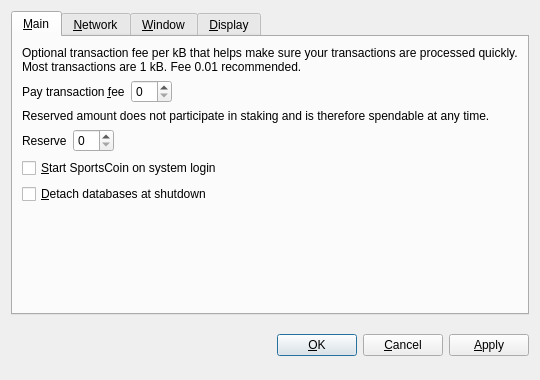
<?xml version="1.0" encoding="UTF-8"?>
<ui version="4.0">
 <class>OptionsDialog</class>
 <widget class="QDialog" name="OptionsDialog">
  <property name="geometry">
   <rect>
    <x>0</x>
    <y>0</y>
    <width>540</width>
    <height>380</height>
   </rect>
  </property>
  <property name="windowTitle">
   <string>Options</string>
  </property>
  <property name="styleSheet">
   <string notr="true">background-image: url(:/images/gr);</string>
  </property>
  <property name="modal">
   <bool>true</bool>
  </property>
  <layout class="QVBoxLayout" name="verticalLayout">
   <item>
    <widget class="QTabWidget" name="tabWidget">
     <property name="tabPosition">
      <enum>QTabWidget::North</enum>
     </property>
     <property name="currentIndex">
      <number>0</number>
     </property>
     <widget class="QWidget" name="tabMain">
      <attribute name="title">
       <string>&amp;Main</string>
      </attribute>
      <layout class="QVBoxLayout" name="verticalLayout_Main">
       <item>
        <widget class="QLabel" name="transactionFeeInfoLabel">
         <property name="text">
          <string>Optional transaction fee per kB that helps make sure your transactions are processed quickly. Most transactions are 1 kB. Fee 0.01 recommended.</string>
         </property>
         <property name="textFormat">
          <enum>Qt::PlainText</enum>
         </property>
         <property name="wordWrap">
          <bool>true</bool>
         </property>
        </widget>
       </item>
       <item>
        <layout class="QHBoxLayout" name="horizontalLayoutFee">
         <item>
          <widget class="QLabel" name="transactionFeeLabel">
           <property name="text">
            <string>Pay transaction &amp;fee</string>
           </property>
           <property name="textFormat">
            <enum>Qt::PlainText</enum>
           </property>
           <property name="buddy">
            <cstring>transactionFee</cstring>
           </property>
          </widget>
         </item>
         <item>
          <widget class="BitcoinAmountField" name="transactionFee"/>
         </item>
         <item>
          <spacer name="horizontalSpacerFee">
           <property name="orientation">
            <enum>Qt::Horizontal</enum>
           </property>
           <property name="sizeHint" stdset="0">
            <size>
             <width>40</width>
             <height>20</height>
            </size>
           </property>
          </spacer>
         </item>
        </layout>
       </item>
       <item>
        <widget class="QLabel" name="reserveBalanceInfoLabel">
         <property name="text">
          <string>Reserved amount does not participate in staking and is therefore spendable at any time.</string>
         </property>
         <property name="textFormat">
          <enum>Qt::PlainText</enum>
         </property>
         <property name="wordWrap">
          <bool>true</bool>
         </property>
        </widget>
       </item>
       <item>
        <layout class="QHBoxLayout" name="horizontalLayoutReserveBalance">
         <item>
          <widget class="QLabel" name="reserveBalanceLabel">
           <property name="text">
            <string>Reserve</string>
           </property>
           <property name="textFormat">
            <enum>Qt::PlainText</enum>
           </property>
           <property name="buddy">
            <cstring>reserveBalance</cstring>
           </property>
          </widget>
         </item>
         <item>
          <widget class="BitcoinAmountField" name="reserveBalance"/>
         </item>
         <item>
          <spacer name="horizontalSpacerReserveBalance">
           <property name="orientation">
            <enum>Qt::Horizontal</enum>
           </property>
           <property name="sizeHint" stdset="0">
            <size>
             <width>40</width>
             <height>20</height>
            </size>
           </property>
          </spacer>
         </item>
        </layout>
       </item>
       <item>
        <widget class="QCheckBox" name="bitcoinAtStartup">
         <property name="toolTip">
          <string>Automatically start SportsCoin after logging in to the system.</string>
         </property>
         <property name="text">
          <string>&amp;Start SportsCoin on system login</string>
         </property>
        </widget>
       </item>
       <item>
        <widget class="QCheckBox" name="detachDatabases">
         <property name="toolTip">
          <string>Detach block and address databases at shutdown. This means they can be moved to another data directory, but it slows down shutdown. The wallet is always detached.</string>
         </property>
         <property name="text">
          <string>&amp;Detach databases at shutdown</string>
         </property>
        </widget>
       </item>
       <item>
        <spacer name="verticalSpacer_Main">
         <property name="orientation">
          <enum>Qt::Vertical</enum>
         </property>
         <property name="sizeHint" stdset="0">
          <size>
           <width>20</width>
           <height>40</height>
          </size>
         </property>
        </spacer>
       </item>
      </layout>
     </widget>
     <widget class="QWidget" name="tabNetwork">
      <attribute name="title">
       <string>&amp;Network</string>
      </attribute>
      <layout class="QVBoxLayout" name="verticalLayout_Network">
       <item>
        <widget class="QCheckBox" name="mapPortUpnp">
         <property name="toolTip">
          <string>Automatically open the SportsCoin client port on the router. This only works when your router supports UPnP and it is enabled.</string>
         </property>
         <property name="text">
          <string>Map port using &amp;UPnP</string>
         </property>
        </widget>
       </item>
       <item>
        <widget class="QCheckBox" name="connectSocks">
         <property name="toolTip">
          <string>Connect to the SportsCoin network through a SOCKS proxy (e.g. when connecting through Tor).</string>
         </property>
         <property name="text">
          <string>&amp;Connect through SOCKS proxy:</string>
         </property>
        </widget>
       </item>
       <item>
        <layout class="QHBoxLayout" name="horizontalLayout_Network">
         <item>
          <widget class="QLabel" name="proxyIpLabel">
           <property name="text">
            <string>Proxy &amp;IP:</string>
           </property>
           <property name="textFormat">
            <enum>Qt::PlainText</enum>
           </property>
           <property name="buddy">
            <cstring>proxyIp</cstring>
           </property>
          </widget>
         </item>
         <item>
          <widget class="QValidatedLineEdit" name="proxyIp">
           <property name="maximumSize">
            <size>
             <width>140</width>
             <height>16777215</height>
            </size>
           </property>
           <property name="toolTip">
            <string>IP address of the proxy (e.g. 127.0.0.1)</string>
           </property>
          </widget>
         </item>
         <item>
          <widget class="QLabel" name="proxyPortLabel">
           <property name="text">
            <string>&amp;Port:</string>
           </property>
           <property name="textFormat">
            <enum>Qt::PlainText</enum>
           </property>
           <property name="buddy">
            <cstring>proxyPort</cstring>
           </property>
          </widget>
         </item>
         <item>
          <widget class="QLineEdit" name="proxyPort">
           <property name="maximumSize">
            <size>
             <width>55</width>
             <height>16777215</height>
            </size>
           </property>
           <property name="toolTip">
            <string>Port of the proxy (e.g. 9050)</string>
           </property>
          </widget>
         </item>
         <item>
          <widget class="QLabel" name="socksVersionLabel">
           <property name="text">
            <string>SOCKS &amp;Version:</string>
           </property>
           <property name="textFormat">
            <enum>Qt::PlainText</enum>
           </property>
           <property name="buddy">
            <cstring>socksVersion</cstring>
           </property>
          </widget>
         </item>
         <item>
          <widget class="QValueComboBox" name="socksVersion">
           <property name="toolTip">
            <string>SOCKS version of the proxy (e.g. 5)</string>
           </property>
          </widget>
         </item>
         <item>
          <spacer name="horizontalSpacer_Network">
           <property name="orientation">
            <enum>Qt::Horizontal</enum>
           </property>
           <property name="sizeHint" stdset="0">
            <size>
             <width>40</width>
             <height>20</height>
            </size>
           </property>
          </spacer>
         </item>
        </layout>
       </item>
       <item>
        <spacer name="verticalSpacer_Network">
         <property name="orientation">
          <enum>Qt::Vertical</enum>
         </property>
         <property name="sizeHint" stdset="0">
          <size>
           <width>20</width>
           <height>40</height>
          </size>
         </property>
        </spacer>
       </item>
      </layout>
     </widget>
     <widget class="QWidget" name="tabWindow">
      <attribute name="title">
       <string>&amp;Window</string>
      </attribute>
      <layout class="QVBoxLayout" name="verticalLayout_Window">
       <item>
        <widget class="QCheckBox" name="minimizeToTray">
         <property name="toolTip">
          <string>Show only a tray icon after minimizing the window.</string>
         </property>
         <property name="text">
          <string>&amp;Minimize to the tray instead of the taskbar</string>
         </property>
        </widget>
       </item>
       <item>
        <widget class="QCheckBox" name="minimizeOnClose">
         <property name="toolTip">
          <string>Minimize instead of exit the application when the window is closed. When this option is enabled, the application will be closed only after selecting Quit in the menu.</string>
         </property>
         <property name="text">
          <string>M&amp;inimize on close</string>
         </property>
        </widget>
       </item>
       <item>
        <spacer name="verticalSpacer_Window">
         <property name="orientation">
          <enum>Qt::Vertical</enum>
         </property>
         <property name="sizeHint" stdset="0">
          <size>
           <width>20</width>
           <height>40</height>
          </size>
         </property>
        </spacer>
       </item>
      </layout>
     </widget>
     <widget class="QWidget" name="tabDisplay">
      <attribute name="title">
       <string>&amp;Display</string>
      </attribute>
      <layout class="QVBoxLayout" name="verticalLayout_Display">
       <item>
        <layout class="QHBoxLayout" name="horizontalLayout_1_Display">
         <item>
          <widget class="QLabel" name="langLabel">
           <property name="text">
            <string>User Interface &amp;language:</string>
           </property>
           <property name="textFormat">
            <enum>Qt::PlainText</enum>
           </property>
           <property name="buddy">
            <cstring>lang</cstring>
           </property>
          </widget>
         </item>
         <item>
          <widget class="QValueComboBox" name="lang">
           <property name="toolTip">
            <string>The user interface language can be set here. This setting will take effect after restarting SportsCoin.</string>
           </property>
          </widget>
         </item>
        </layout>
       </item>
       <item>
        <layout class="QHBoxLayout" name="horizontalLayout_2_Display">
         <item>
          <widget class="QLabel" name="unitLabel">
           <property name="text">
            <string>&amp;Unit to show amounts in:</string>
           </property>
           <property name="textFormat">
            <enum>Qt::PlainText</enum>
           </property>
           <property name="buddy">
            <cstring>unit</cstring>
           </property>
          </widget>
         </item>
         <item>
          <widget class="QValueComboBox" name="unit">
           <property name="toolTip">
            <string>Choose the default subdivision unit to show in the interface and when sending coins.</string>
           </property>
          </widget>
         </item>
        </layout>
       </item>
       <item>
        <widget class="QCheckBox" name="displayAddresses">
         <property name="toolTip">
          <string>Whether to show SportsCoin addresses in the transaction list or not.</string>
         </property>
         <property name="text">
          <string>&amp;Display addresses in transaction list</string>
         </property>
        </widget>
       </item>
       <item>
        <widget class="QCheckBox" name="coinControlFeatures">
         <property name="toolTip">
          <string>Whether to show coin control features or not.</string>
         </property>
         <property name="text">
          <string>Display coin &amp;control features (experts only!)</string>
         </property>
        </widget>
       </item>
       <item>
        <spacer name="verticalSpacer_Display">
         <property name="orientation">
          <enum>Qt::Vertical</enum>
         </property>
         <property name="sizeHint" stdset="0">
          <size>
           <width>20</width>
           <height>40</height>
          </size>
         </property>
        </spacer>
       </item>
      </layout>
     </widget>
    </widget>
   </item>
   <item>
    <layout class="QHBoxLayout" name="horizontalLayout_Buttons">
     <item>
      <spacer name="horizontalSpacer_1">
       <property name="orientation">
        <enum>Qt::Horizontal</enum>
       </property>
       <property name="sizeHint" stdset="0">
        <size>
         <width>40</width>
         <height>48</height>
        </size>
       </property>
      </spacer>
     </item>
     <item>
      <widget class="QLabel" name="statusLabel">
       <property name="font">
        <font>
         <weight>75</weight>
         <bold>true</bold>
        </font>
       </property>
       <property name="text">
        <string/>
       </property>
       <property name="textFormat">
        <enum>Qt::PlainText</enum>
       </property>
       <property name="wordWrap">
        <bool>true</bool>
       </property>
      </widget>
     </item>
     <item>
      <spacer name="horizontalSpacer_2">
       <property name="orientation">
        <enum>Qt::Horizontal</enum>
       </property>
       <property name="sizeHint" stdset="0">
        <size>
         <width>40</width>
         <height>48</height>
        </size>
       </property>
      </spacer>
     </item>
     <item>
      <widget class="QPushButton" name="okButton">
       <property name="text">
        <string>&amp;OK</string>
       </property>
      </widget>
     </item>
     <item>
      <widget class="QPushButton" name="cancelButton">
       <property name="text">
        <string>&amp;Cancel</string>
       </property>
       <property name="autoDefault">
        <bool>false</bool>
       </property>
      </widget>
     </item>
     <item>
      <widget class="QPushButton" name="applyButton">
       <property name="text">
        <string>&amp;Apply</string>
       </property>
       <property name="autoDefault">
        <bool>false</bool>
       </property>
      </widget>
     </item>
    </layout>
   </item>
  </layout>
 </widget>
 <customwidgets>
  <customwidget>
   <class>BitcoinAmountField</class>
   <extends>QSpinBox</extends>
   <header>bitcoinamountfield.h</header>
  </customwidget>
  <customwidget>
   <class>QValueComboBox</class>
   <extends>QComboBox</extends>
   <header>qvaluecombobox.h</header>
  </customwidget>
  <customwidget>
   <class>QValidatedLineEdit</class>
   <extends>QLineEdit</extends>
   <header>qvalidatedlineedit.h</header>
  </customwidget>
 </customwidgets>
 <resources/>
 <connections/>
</ui>
